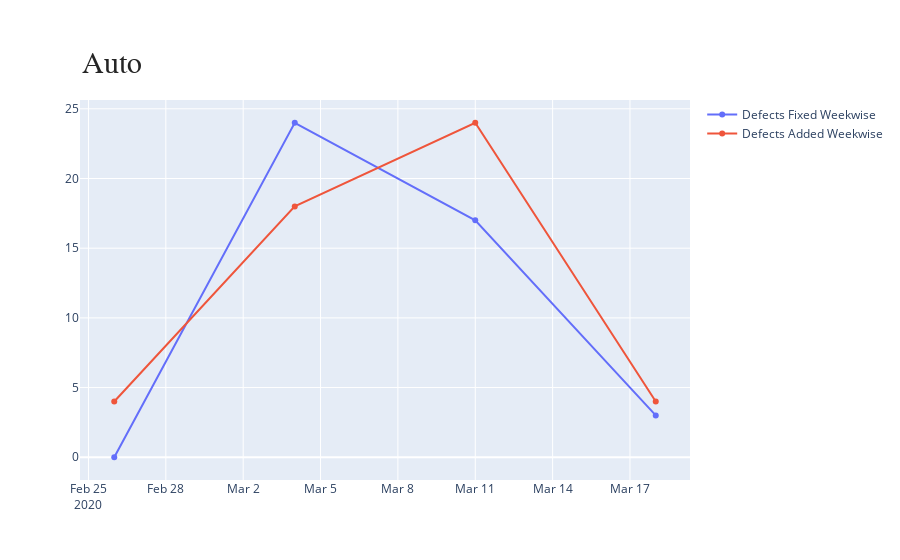
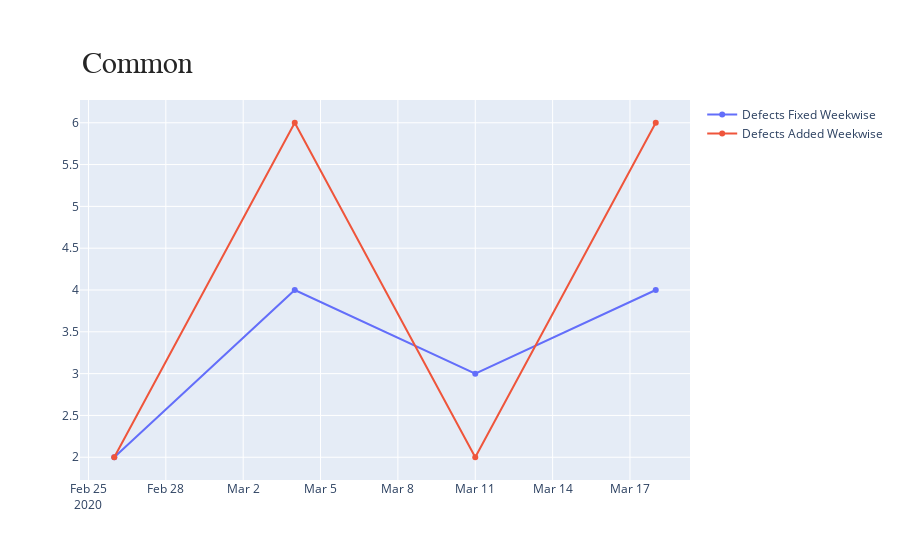
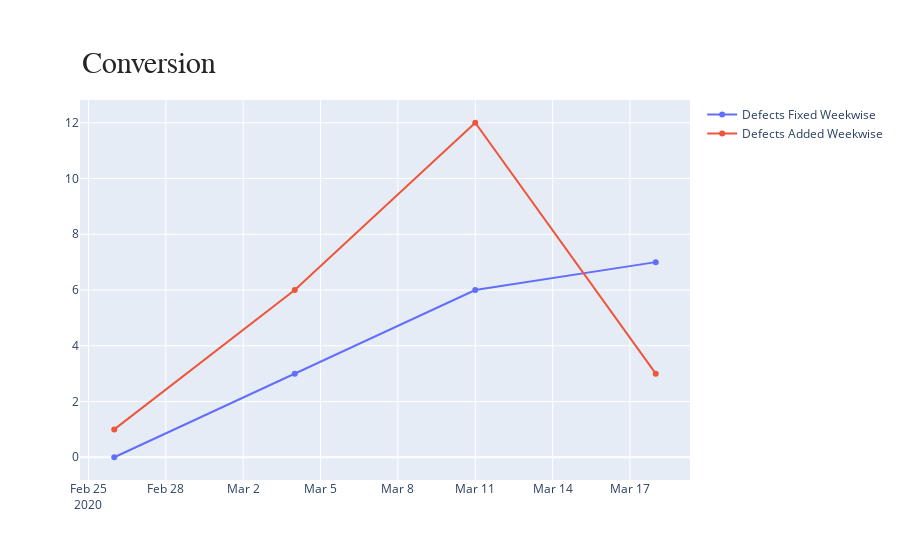
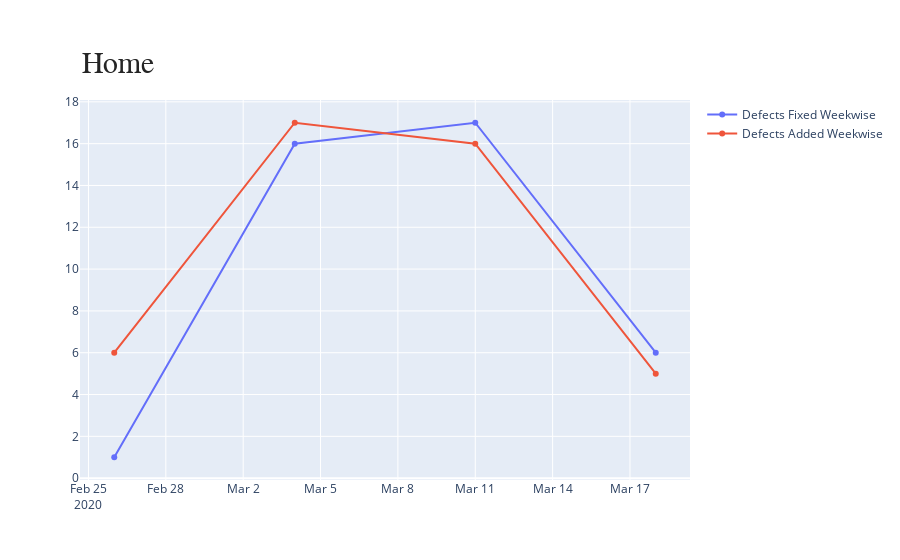

These figures' notebook cell, in order:
### Code cell
defectsAddedbyweek.reset_index(inplace = True)
pods = ['Home','Auto','Rating','Umbrella','Conversion','Plugin','Common']
podseligibleforPlotting = defectsAddedbyweek.columns.values.tolist()
def intersection(lst1, lst2): 
    lst3 = [value for value in lst1 if value in lst2] 
    return lst3 

for pod in intersection(podseligibleforPlotting,pods):
    fig = go.Figure()
    fig.add_trace(go.Scatter(x=defectsfixedbyweek['FixDateCategory'], y=defectsfixedbyweek[pod],
                    mode='lines+markers',
                    name='Defects Fixed Weekwise'))
    fig.add_trace(go.Scatter(x=defectsAddedbyweek['DateCategory'], y=defectsAddedbyweek[pod],
                    mode='lines+markers',
                    name='Defects Added Weekwise'))
    annotations = dict(xref='paper', yref='paper', x=0.0, y=1.05,
                              xanchor='left', yanchor='bottom',
                              text=pod,
                              font=dict(family='Arial',
                                        size=30,
                                        color='rgb(37,37,37)'),
                              showarrow=False)
    fig.update_layout(annotations = [annotations])
    
    fig.show()

### Figure 1 — Plotly figure (JSON) as saved in the notebook; plotly's stock layout.template omitted (floating-point values rounded to 4 significant figures)
{"data": [{"mode": "lines+markers", "name": "Defects Fixed Weekwise", "type": "scatter", "x": ["2020-02-26", "2020-03-04", "2020-03-11", "2020-03-18"], "y": [0, 24, 17, 3]}, {"mode": "lines+markers", "name": "Defects Added Weekwise", "type": "scatter", "x": ["2020-02-26", "2020-03-04", "2020-03-11", "2020-03-18"], "y": [4, 18, 24, 4]}], "layout": {"annotations": [{"font": {"color": "rgb(37,37,37)", "family": "Arial", "size": 30}, "showarrow": false, "text": "Auto", "x": 0, "xanchor": "left", "xref": "paper", "y": 1.05, "yanchor": "bottom", "yref": "paper"}]}}

### Figure 2 — Plotly figure (JSON) as saved in the notebook; plotly's stock layout.template omitted (floating-point values rounded to 4 significant figures)
{"data": [{"mode": "lines+markers", "name": "Defects Fixed Weekwise", "type": "scatter", "x": ["2020-02-26", "2020-03-04", "2020-03-11", "2020-03-18"], "y": [2, 4, 3, 4]}, {"mode": "lines+markers", "name": "Defects Added Weekwise", "type": "scatter", "x": ["2020-02-26", "2020-03-04", "2020-03-11", "2020-03-18"], "y": [2, 6, 2, 6]}], "layout": {"annotations": [{"font": {"color": "rgb(37,37,37)", "family": "Arial", "size": 30}, "showarrow": false, "text": "Common", "x": 0, "xanchor": "left", "xref": "paper", "y": 1.05, "yanchor": "bottom", "yref": "paper"}]}}

### Figure 3 — Plotly figure (JSON) as saved in the notebook; plotly's stock layout.template omitted (floating-point values rounded to 4 significant figures)
{"data": [{"mode": "lines+markers", "name": "Defects Fixed Weekwise", "type": "scatter", "x": ["2020-02-26", "2020-03-04", "2020-03-11", "2020-03-18"], "y": [0, 3, 6, 7]}, {"mode": "lines+markers", "name": "Defects Added Weekwise", "type": "scatter", "x": ["2020-02-26", "2020-03-04", "2020-03-11", "2020-03-18"], "y": [1, 6, 12, 3]}], "layout": {"annotations": [{"font": {"color": "rgb(37,37,37)", "family": "Arial", "size": 30}, "showarrow": false, "text": "Conversion", "x": 0, "xanchor": "left", "xref": "paper", "y": 1.05, "yanchor": "bottom", "yref": "paper"}]}}

### Figure 4 — Plotly figure (JSON) as saved in the notebook; plotly's stock layout.template omitted (floating-point values rounded to 4 significant figures)
{"data": [{"mode": "lines+markers", "name": "Defects Fixed Weekwise", "type": "scatter", "x": ["2020-02-26", "2020-03-04", "2020-03-11", "2020-03-18"], "y": [1, 16, 17, 6]}, {"mode": "lines+markers", "name": "Defects Added Weekwise", "type": "scatter", "x": ["2020-02-26", "2020-03-04", "2020-03-11", "2020-03-18"], "y": [6, 17, 16, 5]}], "layout": {"annotations": [{"font": {"color": "rgb(37,37,37)", "family": "Arial", "size": 30}, "showarrow": false, "text": "Home", "x": 0, "xanchor": "left", "xref": "paper", "y": 1.05, "yanchor": "bottom", "yref": "paper"}]}}
